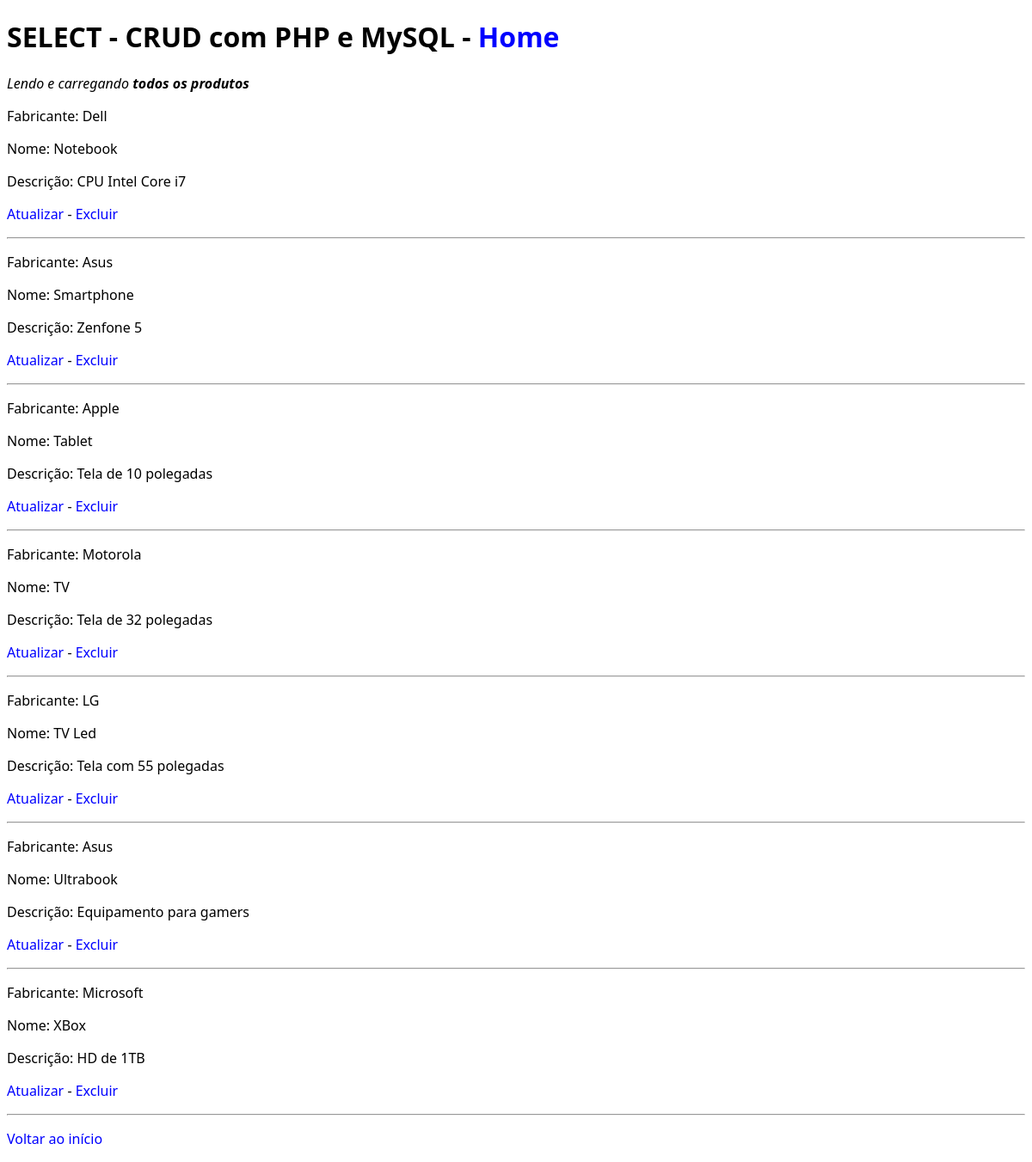
The app's page /crud-php-mysql_inicial/produtos/listar.php with its own data.
### tables this page shows
CREATE TABLE `produtos` (
  `id` tinyint(4) NOT NULL,
  `nome` varchar(45) NOT NULL,
  `descricao` text NOT NULL,
  `fabricante_id` tinyint(4) NOT NULL
);

CREATE TABLE `fabricantes` (
  `id` tinyint(4) NOT NULL,
  `nome` varchar(45) NOT NULL
);

### crud-php-mysql_inicial/includes/funcoes-produtos.php (called while the page is built, shortened)
<?php
function lerProdutos($conexao){
    $sql = "SELECT produtos.*, fabricantes.nome AS fabricante FROM produtos INNER JOIN fabricantes ON produtos.fabricante_id = fabricantes.id ORDER BY produtos.nome";
    $resultados = mysqli_query($conexao, $sql) or die(msqli_error($conexao));
    $produtos = [];
    while($produto = mysqli_fetch_assoc($resultados)){
        array_push($produtos, $produto);
    }
    return $produtos;
}

### crud-php-mysql_inicial/produtos/listar.php (the view, shortened to what this page needs)
<?php
require "../includes/funcoes-produtos.php";
$produtos = lerProdutos($conexao);
?>
<!DOCTYPE html>
<html lang="pt-br">
<head>
<link href="../css/style.css" rel="stylesheet">
</head>
<body>
<div id="container">
    <h1>SELECT - CRUD com PHP e MySQL - <a href="../index.php">Home</a></h1>
    <p><i>Lendo e carregando <b>todos os produtos</b></i></p>
    <?php foreach($produtos as $produto){ ?>
        <div>
            <p>Fabricante: <?=$produto['fabricante']?></p>
            <p>Nome: <?=$produto['nome']?></p>
            <p>Descrição: <?=$produto['descricao']?></p>
            <p>
                <a href="atualizar.php?id=<?=$produto['id']?>">Atualizar</a> -
                <a href="excluir.php?id=<?=$produto['id']?>">Excluir</a>
            </p>
        </div>
        <hr>
    <?php } ?>
    <p><a href="../index.php">Voltar ao início</a></p>
</div>
</body>
</html>

### crud-php-mysql_inicial/css/style.css (style rules this page uses)
html { font-size: 16px; }
body { font-family: "Segoe UI", Arial, sans-serif; }
#container { max-width: 1200px; width: 100%; margin: auto; }
a { text-decoration: none; color: blue; }

### records on screen
produtos: fabricante.nome "Dell", nome "Notebook", descricao "CPU Intel Core i7"
produtos: fabricante.nome "Asus", nome "Smartphone", descricao "Zenfone 5"
produtos: fabricante.nome "Apple", nome "Tablet", descricao "Tela de 10 polegadas"
produtos: fabricante.nome "Motorola", nome "TV", descricao "Tela de 32 polegadas"
produtos: fabricante.nome "LG", nome "TV Led", descricao "Tela com 55 polegadas"
produtos: fabricante.nome "Asus", nome "Ultrabook", descricao "Equipamento para gamers"
produtos: fabricante.nome "Microsoft", nome "XBox", descricao "HD de 1TB"
